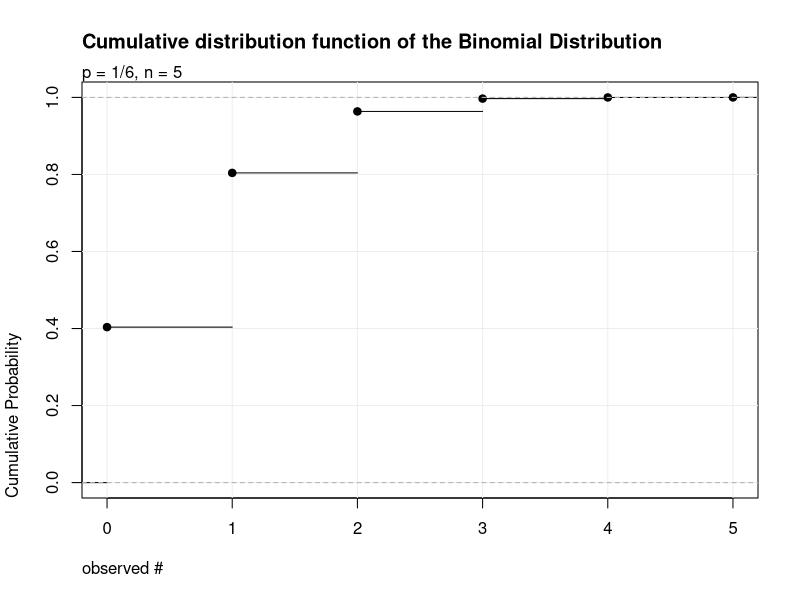
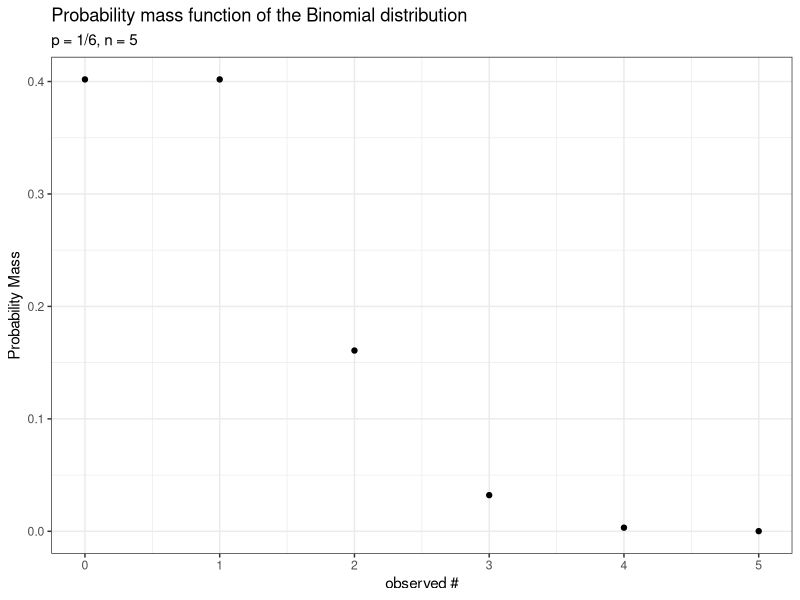
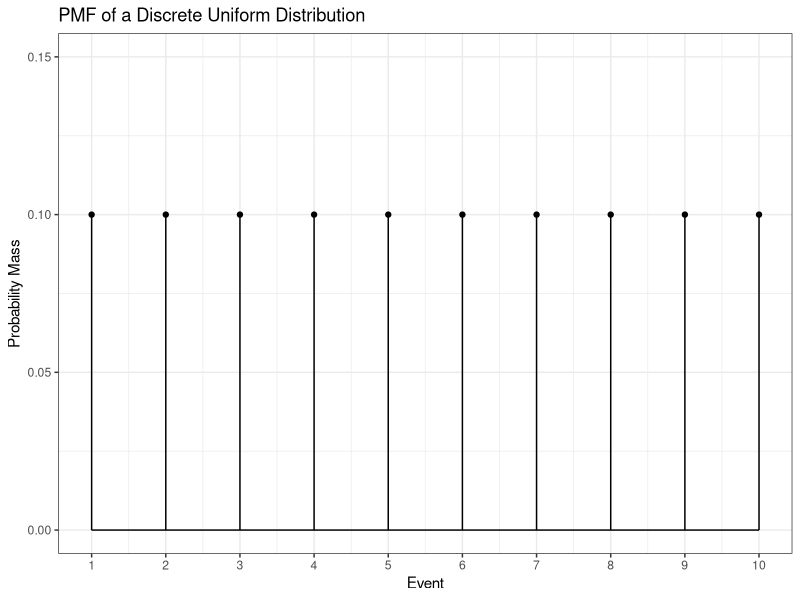
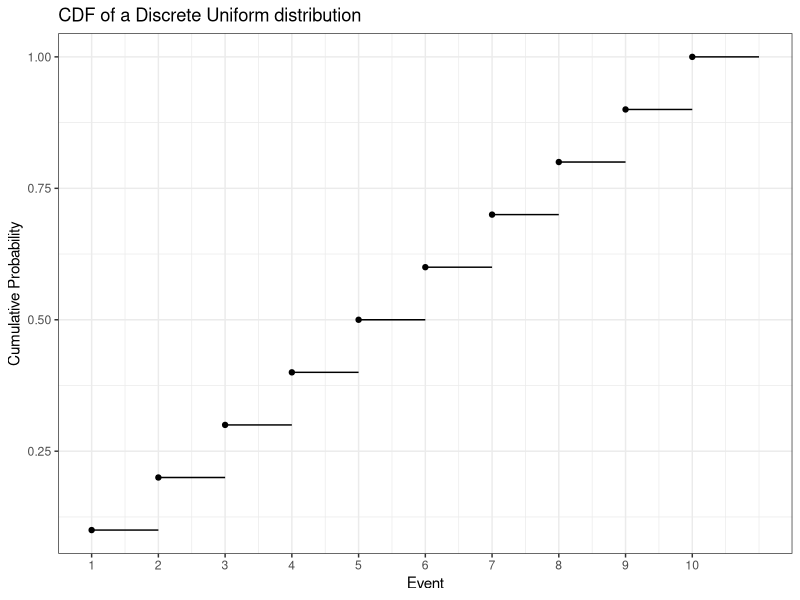
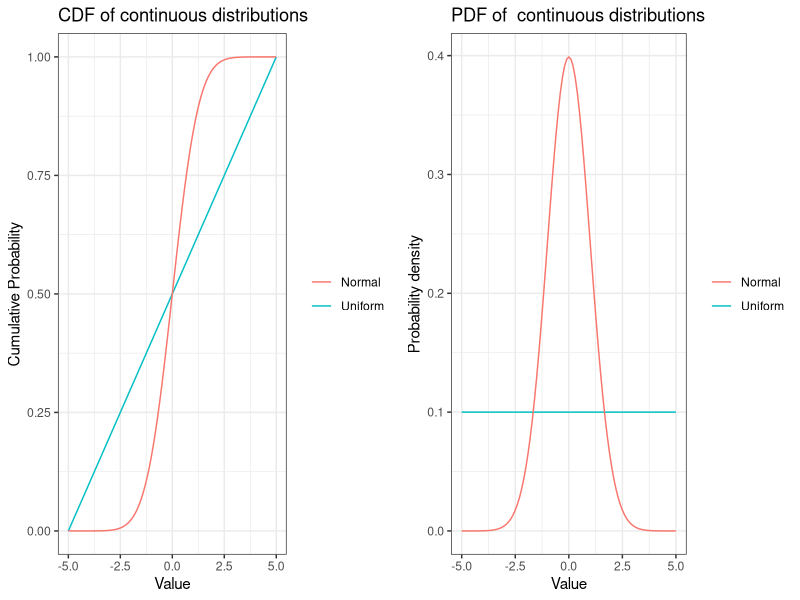

R code for these plots, in order:
## ---- chunk 1
y <- rbinom(1e5, 5, (1/6))
plot(NULL, xlim=c(0, 5), ylim = c(0,1), 
     ylab = "Cumulative Probability", xlab = "observed #", xaxt = "n", main="Cumulative distribution function of the Binomial Distribution", adj = 0)
mtext("p = 1/6, n = 5", adj = 0)
axis(1, at = 0:5)
grid(NULL, NULL, lwd = 1, lty = 'solid', col = "gray93", equilogs = FALSE)
lines(ecdf(y))
## ---- chunk 2
library(ggplot2)
y <- data.frame(x=0:5, y=dbinom(0:5, 5, (1/6)))
ggplot(y, aes(x = x, y = y))+
  geom_point()+
  theme_bw()+
  scale_x_continuous(breaks = 0:10, labels=0:10)+
  labs(x = "observed #", y = "Probability Mass", title = "Probability mass function of the Binomial distribution", subtitle = "p = 1/6, n = 5")
## ---- chunk 3
# Parameters
p <- 0.8
n <- 2
# Random sample with 100 observations
head(rbinom(100, n, p))
# Probability mass at point 2
dbinom(2, n, p)
# Cumulative probability at point 1
pbinom(1, n, p)
# Quantile function at percentiles 0.36 and 0.37
qbinom(0.36, n, p)
qbinom(0.37, n, p)
## ---- chunk 4
dat <- data.frame(x = 1:10, y = rep( ( 1 / 10), time = 10))
ggplot(dat, aes(x = x, y = y)) +
  geom_linerange(aes(ymin = 0, ymax = y)) +
  geom_point() +
  geom_line(aes(x = 1:10, y = rep(0, times = 10))) +
  theme_bw() +
  scale_x_continuous(breaks = c(1:10)) +
  lims(y = c(0, 0.15)) +
  labs(y = "Probability Mass", x = "Event",
       title = "PMF of a Discrete Uniform Distribution")

cdfdat <- data.frame(y = cumsum(rep(0.1, times = 10)), x = 1:10)
ggplot(cdfdat, aes(x = x, y = y)) +
  geom_segment(aes(x = x, xend = (x + 1), yend = y)) +
  geom_point() +
  theme_bw() +
  labs(y = "Cumulative Probability", x = "Event",
       title = "CDF of a Discrete Uniform distribution") +
  scale_x_continuous(breaks = c(0:10))
## ---- chunk 5
library(cowplot)

cdf <- ggplot(data.frame(x = c(-5, 5)), aes(x)) +
  stat_function(fun = punif, args = list(min = -5, max = 5), geom = "line", aes(color = "Uniform")) +
  stat_function(fun = pnorm, geom = "line", aes(color = "Normal")) + 
  labs(x = "Value", y = "Cumulative Probability", title = "CDF of continuous distributions") +
  theme_bw() +
  theme(legend.title=element_blank(), legend.pos = "bottom")
pdf <- ggplot(data.frame(x = c(-5, 5)), aes(x)) +
  stat_function(fun = dunif, args = list(min = -5, max = 5), geom = "line", aes(color = "Uniform")) +
  stat_function(fun = dnorm, geom = "line", aes(color = "Normal")) + 
  labs(x = "Value", y = "Probability density", title = "PDF of  continuous distributions") +
  theme_bw() +
  theme(legend.title=element_blank(), legend.pos="bottom")
plot_grid(cdf, pdf, align = c(axis = "b"), rel_widths = 1) 
